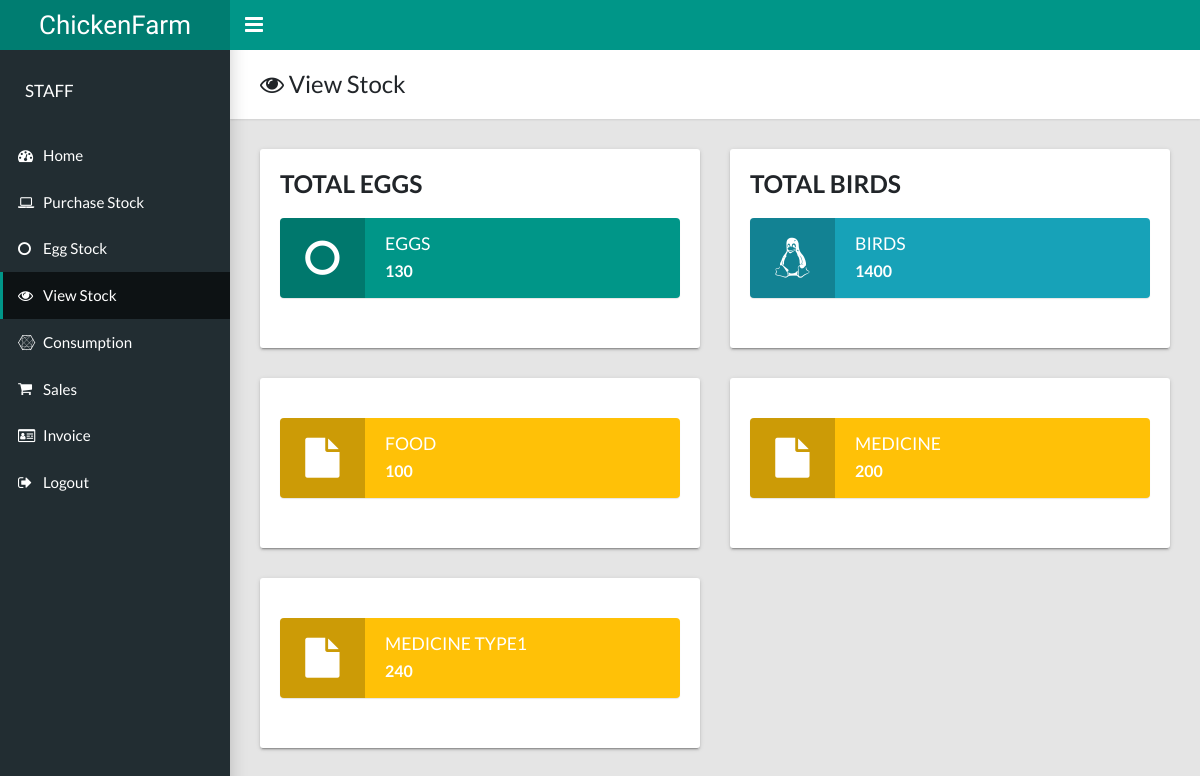
/viewstock.php (signed in), run on the app's committed database.
### tables this page shows
CREATE TABLE `stock` (
  `stockid` int(20) NOT NULL,
  `stockno` varchar(20) NOT NULL,
  `stockname` varchar(300) NOT NULL,
  `category` varchar(20) NOT NULL,
  `quantity` int(14) NOT NULL,
  `price` int(20) NOT NULL,
  `stock` int(20) NOT NULL DEFAULT '0'
);

### viewstock.php (the view, shortened to what this page needs)
<?php
if(isset($_SESSION['estaff']))
{
?>
<!DOCTYPE html>
<html lang="en">
  <head>
    <link rel="stylesheet" type="text/css" href="css/main.css">
    <link rel="stylesheet" type="text/css" href="https://maxcdn.bootstrapcdn.com/font-awesome/4.7.0/css/font-awesome.min.css">
  </head>
  <body class="app sidebar-mini rtl">
    <header class="app-header"><a class="app-header__logo" href="index.html">ChickenFarm</a>
      <a class="app-sidebar__toggle" href="#" data-toggle="sidebar" aria-label="Hide Sidebar"></a>
    </header>
    <aside class="app-sidebar">
      <div class="app-sidebar__user"><img class="app-sidebar__user-avatar" >
        <div>
          <p class="app-sidebar__user-name">STAFF</p>
        </div>
      </div>
      <ul class="app-menu">
        <li><a class="app-menu__item" href="home.php"><i class="app-menu__icon fa fa-dashboard"></i><span class="app-menu__label">Home</span></a></li>
		<li><a class="app-menu__item" href="purchasestock.php"><i class="app-menu__icon fa fa-laptop"></i><span class="app-menu__label">Purchase Stock</span></a></li>
		<li><a class="app-menu__item " href="eggstock.php"><i class="app-menu__icon fa fa-circle-o"></i><span class="app-menu__label">Egg Stock</span></a></li>
		<li><a class="app-menu__item active" href="viewstock.php"><i class="app-menu__icon fa fa-eye"></i><span class="app-menu__label">View Stock</span></a></li>
		<li><a class="app-menu__item" href="consum.php"><i class="app-menu__icon fa fa-connectdevelop"></i><span class="app-menu__label">Consumption</span></a></li>
		<li><a class="app-menu__item" href="sales.php"><i class="app-menu__icon fa fa-shopping-cart"></i><span class="app-menu__label">Sales</span></a></li>
		<li><a class="app-menu__item" href="salesinvoice.php"><i class="app-menu__icon fa fa-id-card-o"></i><span class="app-menu__label">Invoice</span></a></li>
		<li><a class="app-menu__item" href="logout.php"><i class="app-menu__icon fa fa-sign-out"></i><span class="app-menu__label">Logout</span></a></li>
	  </ul>
    </aside>
    <main class="app-content">
      <div class="app-title">
        <div>
          <h1><i class="fa fa-eye"></i> View Stock</h1>
        </div>
      </div>
      <div class="row">
        <div class="col-md-6">
          <div class="tile">
            <div class="tile-title-w-btn">
              <h3 class="title">TOTAL EGGS</h3>
            </div>
			<?php
	include("config.php");
	$sql = "select * from stock where stockname='egg'";
	$result = mysqli_query($con,$sql);
	$count=mysqlI_num_rows($result);
	if($count>0)
	{
		while($row = mysqli_fetch_array($result))
		{
			$stock=$row['stock'];
			?>
            <div class="widget-small primary"><i class="icon fa fa-circle-o fa-3x"></i>
            <div class="info">
              <h4>EGGS</h4>
              <p><b><?php echo $stock; ?></b></p>
            </div>
          </div>
		  <?php
		}
	}
	?>
          </div>
        </div>
		<div class="col-md-6">
          <div class="tile">
            <div class="tile-title-w-btn">
              <h3 class="title">TOTAL BIRDS</h3>
            </div>
			<?php
	include("config.php");
	$sql = "select * from stock where stockname='bird'";
	$result = mysqli_query($con,$sql);
	$count=mysqlI_num_rows($result);
	if($count>0)
	{
		while($row = mysqli_fetch_array($result))
		{
			$stock=$row['stock'];
			?>
           <div class="widget-small info"><i class="icon fa fa-linux fa-3x"></i>
            <div class="info">
              <h4>BIRDS</h4>
              <p><b><?php echo $stock; ?></b></p>
            </div>
		<?php
		}
	}
	?>
          </div>
          </div>
        </div>
			<?php
	include("config.php");
	$sql = "select * from stock where stockname!='bird' and stockname!='egg'";
	$result = mysqli_query($con,$sql);
	$count=mysqlI_num_rows($result);
	if($count>0)
	{
		while($row = mysqli_fetch_array($result))
		{
			$name=$row[2];
			$stock=$row['stock'];
			?>
			<div class="col-md-6">
          <div class="tile">
            <div class="widget-small warning"><i class="icon fa fa-file fa-3x"></i>
            <div class="info">
              <h4><?php echo $name;?></h4>
              <p><b><?php echo $stock;?></b></p>
            </div>
          </div>
		  </div>
        </div>
		<?php
		}
	}
	?>
      </div>
    </main>
  </body>
</html>
<?php
}
else
{
	echo "<script> location.href='index.php'; </script>";
}
?>

### data on the page
stock: stock "130"
stock: stock "1400"
stock: stockname "FOOD", stock "100"
stock: stockname "MEDICINE", stock "200"
stock: stockname "MEDICINE TYPE1", stock "240"
